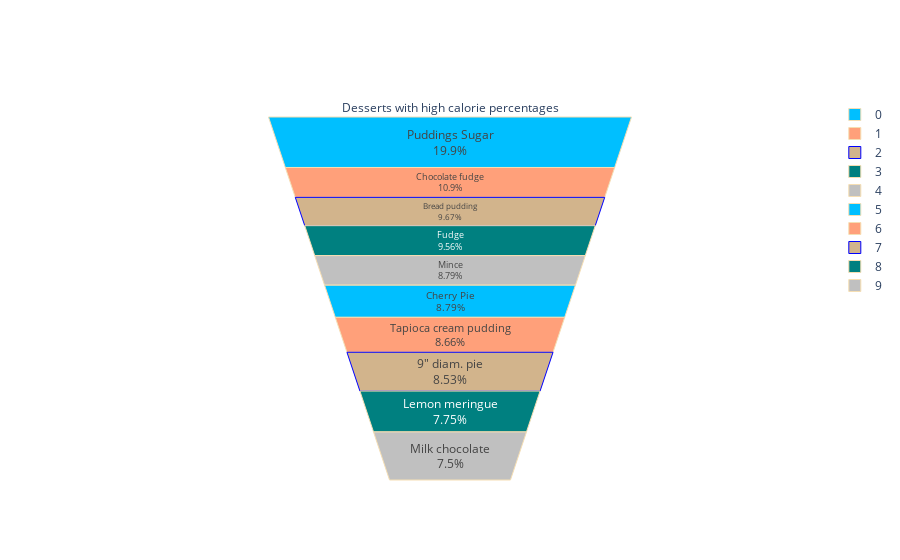

The cell this chart's notebook holds for it:
### Markdown cell above
Since it is clear that meat/ seafood have an abundance of protein, let us find the protein rich foods.

### Code cell
drinks= nutrients[nutrients['Category'].isin(['Fish Seafood','Desserts sweets'])]
drinks_top=drinks.sort_values(by='Calories', ascending= False)
drinks_top=drinks_top.head(10)

fig = go.Figure(go.Funnelarea(values=drinks_top['Calories'].values, text=drinks_top['Food'],
                              title = { "text": "Desserts with high calorie percentages"},
               marker = {"colors": ["deepskyblue", "lightsalmon", "tan", "teal", "silver","deepskyblue", "lightsalmon", "tan", "teal", "silver"],
                "line": {"color": ["wheat", "wheat", "blue", "wheat", "wheat","wheat", "wheat", "blue", "wheat", "wheat"]}}))



fig.show()

### Figure 1 — Plotly figure (JSON) as saved in the notebook; plotly's stock layout.template omitted (floating-point values rounded to 4 significant figures)
{"data": [{"marker": {"colors": ["deepskyblue", "lightsalmon", "tan", "teal", "silver", "deepskyblue", "lightsalmon", "tan", "teal", "silver"], "line": {"color": ["wheat", "wheat", "blue", "wheat", "wheat", "wheat", "wheat", "blue", "wheat", "wheat"]}}, "text": ["Puddings Sugar", "Chocolate fudge", "Bread pudding", "Fudge", "Mince", "Cherry Pie", "Tapioca cream pudding", "9\" diam. pie", "Lemon meringue", "Milk chocolate"], "title": {"text": "Desserts with high calorie percentages"}, "type": "funnelarea", "values": [770, 420, 374, 370, 340, 340, 335, 330, 300, 290]}], "layout": {}}
